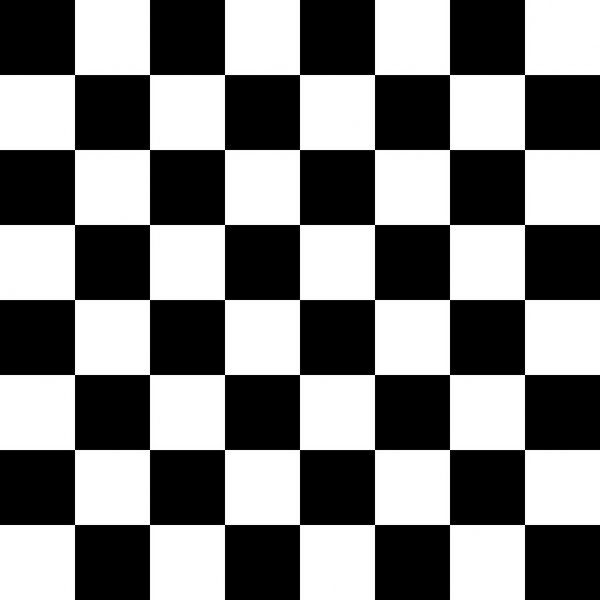
#> input picture images/chessboard.jpg, 600 x 600 px
$ python tutorial6.py
#> lines starting #> are read from the running program, lines starting #| are printed output that depends on the picture; after the words box and inside, x2 and y2 are one past the last pixel; in counts of white or black regions, pixels touching at a corner belong together
import numpy as np
import cv2 as cv

img = cv.imread('../images/chessboard.jpg')
#> img is the input picture: shape (600, 600, 3); min 0, max 255, mean 127.5
img = cv.resize(img, (0, 0), fx=0.75, fy=0.75)
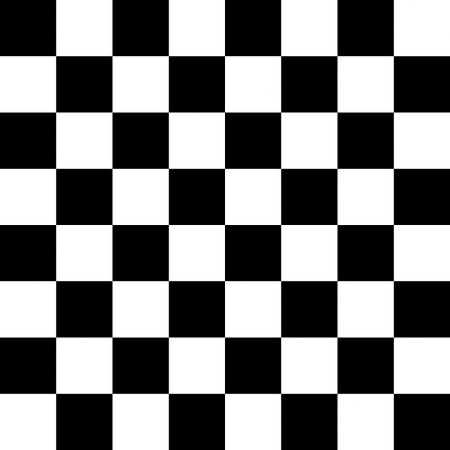
#> img: shape (450, 450, 3); min 0, max 255, mean 127.4
gray = cv.cvtColor(img, cv.COLOR_BGR2GRAY)

corners = cv.goodFeaturesToTrack(gray, 100, 0.01, 10)
#> corners = 49 rows, first 8: [225, 224], [280, 224], [225, 281], [224, 168], [56, 224], [169, 224], [393, 224], [225, 393]
corners = np.int0(corners)

for corner in corners:
	x, y = corner.ravel()
	cv.circle(img, (x, y), 5, (255, 0, 0), -1)
#> this loop made 49 passes
#> (x, y) on passes 1 to 12: (225, 224), (280, 224), (225, 281), (224, 168), (56, 224), (169, 224), (393, 224), (225, 393), (225, 55), (280, 394), (55, 394), (169, 394)
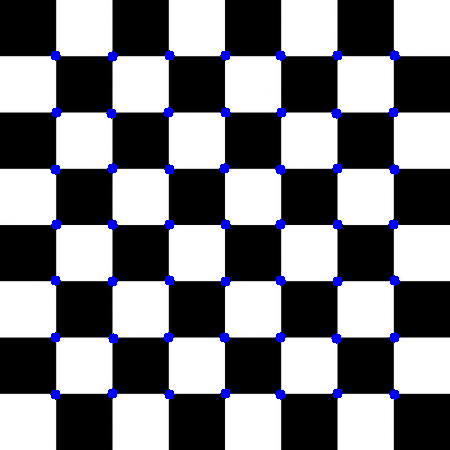
#> img: shape (450, 450, 3); 1.96% of pixels changed, all inside (x1, y1, x2, y2) = (50, 50, 400, 400)

for i in range(len(corners)):
	for j in range(i + 1, len(corners)):
		corner1 = tuple(corners[i][0])
		corner2 = tuple(corners[j][0])
		color = tuple(map(lambda x: int(x), np.random.randint(0, 255, size=3)))
		cv.line(img, corner1, corner2, color, 1)
#> this loop made 49 passes
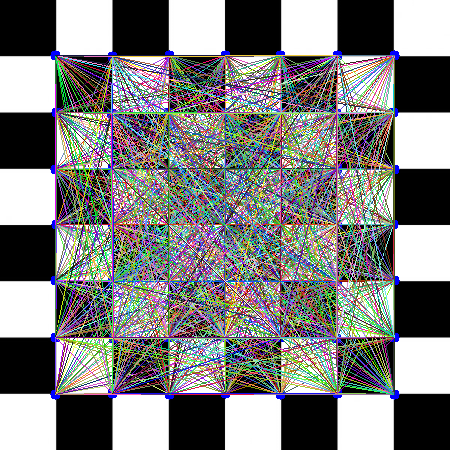
#> img: shape (450, 450, 3); mean B, G, R 126.1, 126.7, 126.7

cv.imshow('Frame', img)
cv.waitKey(0)
cv.destroyAllWindows()

$ run again, with images/1.jpg copied over images/chessboard.jpg
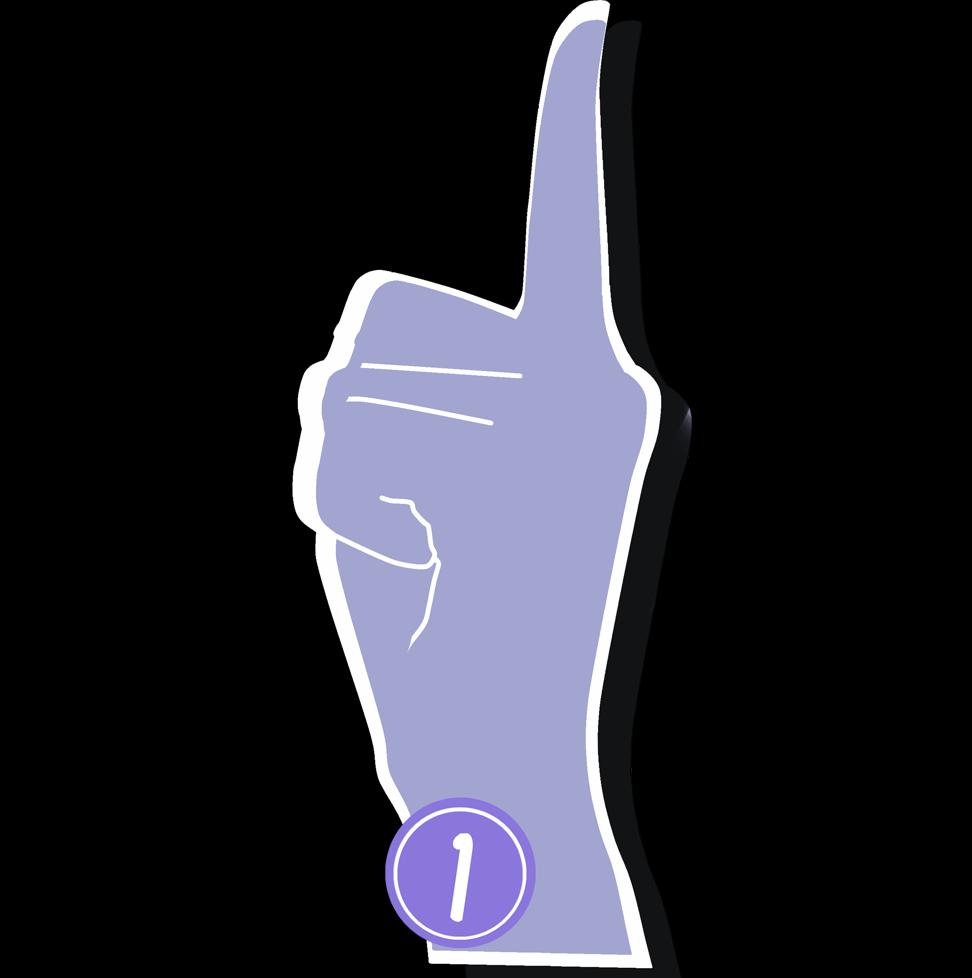
#> input picture images/1.jpg, 972 x 978 px
#> img is the input picture: shape (978, 972, 3); mean B, G, R 48.1, 38.9, 38.9
#> `gray = cv.cvtColor(img, cv.COLOR_BGR2GRAY)`:
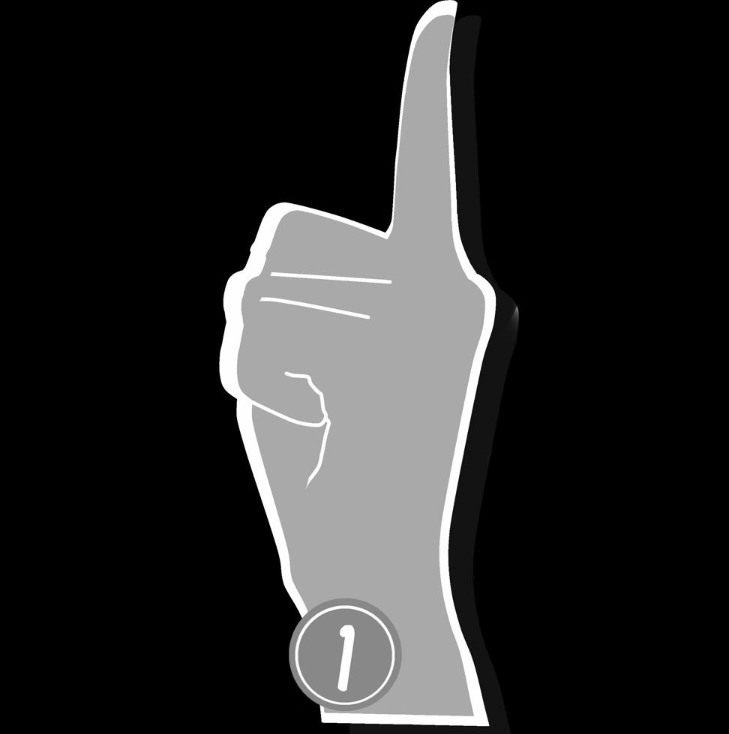
#> gray: shape (734, 729); min 0, max 255, mean 39.9
#> corners = 61 rows, first 8: [488, 725], [322, 721], [385, 231], [236, 399], [321, 706], [302, 616], [456, 2], [453, 16]
#> the loop `for corner in corners:` made 61 passes
#> the loop `for i in range(len(corners)):` made 61 passes
#> after the loop `for i in range(len(corners)):`:
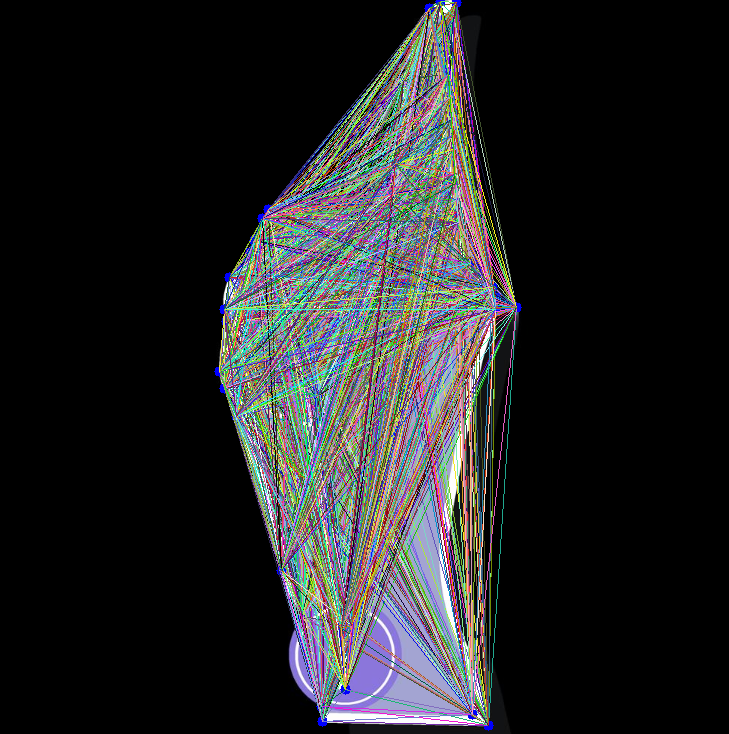
#> img: shape (734, 729, 3); mean B, G, R 37.4, 36.2, 35.6

$ run again, with images/2.jpg copied over images/chessboard.jpg
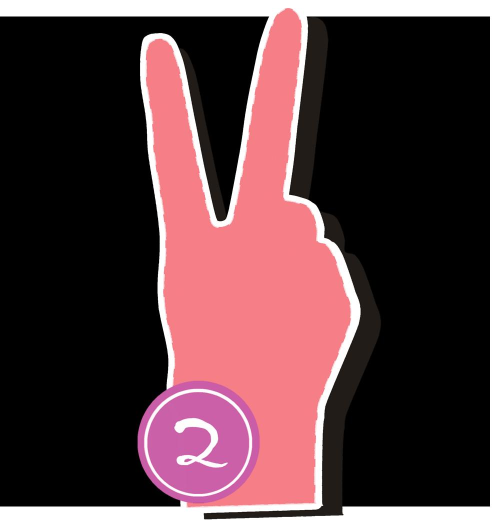
#> input picture images/2.jpg, 984 x 1045 px (shown at 1/2 size)
#> img is the input picture: shape (1045, 984, 3); mean B, G, R 61, 56.6, 85
#> `gray = cv.cvtColor(img, cv.COLOR_BGR2GRAY)`:
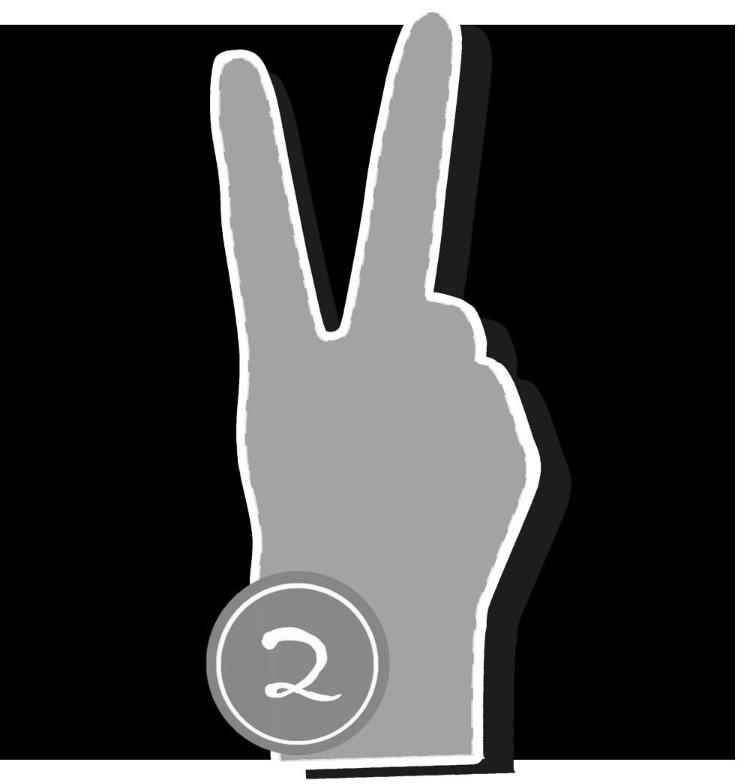
#> gray: shape (784, 738); min 0, max 255, mean 65.7
#> corners = 100 rows, first 8: [402, 25], [734, 25], [733, 758], [269, 758], [461, 25], [514, 760], [306, 770], [513, 771]
#> the loop `for corner in corners:` made 100 passes
#> the loop `for i in range(len(corners)):` made 100 passes
#> after the loop `for i in range(len(corners)):`:
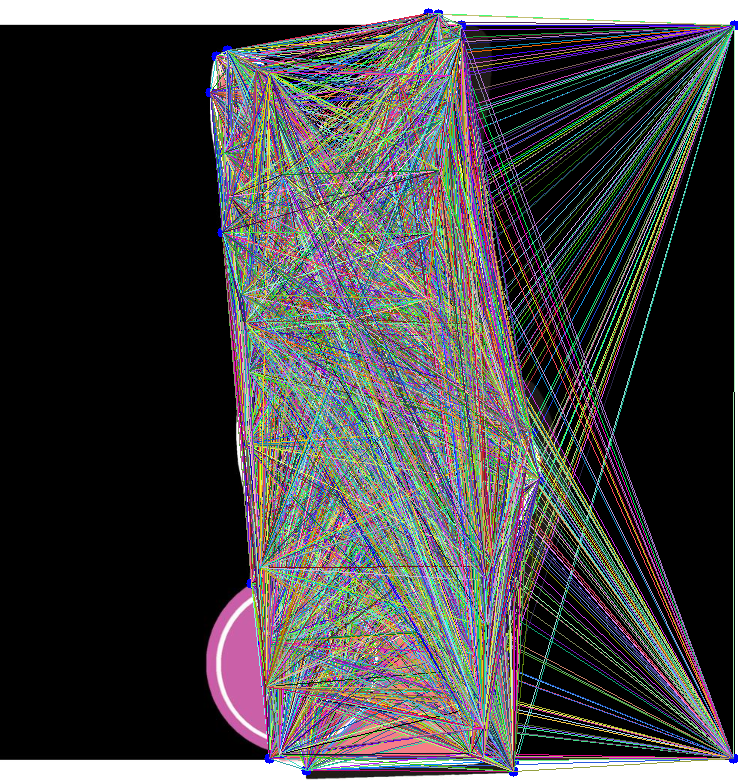
#> img: shape (784, 738, 3); mean B, G, R 71.6, 70.8, 71.4

$ run again, with images/3.jpg copied over images/chessboard.jpg
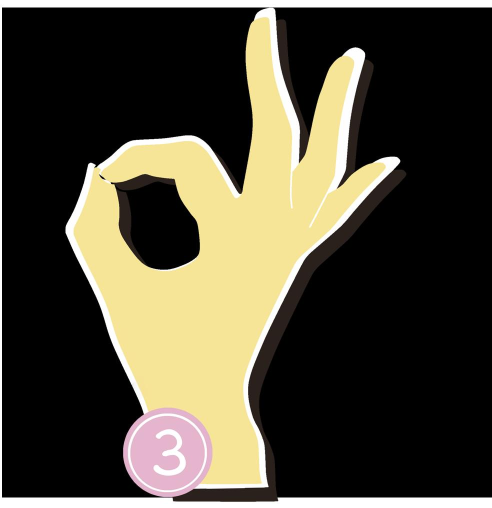
#> input picture images/3.jpg, 984 x 1015 px (shown at 1/2 size)
#> img is the input picture: shape (1015, 984, 3); mean B, G, R 56, 72, 76.9
#> `gray = cv.cvtColor(img, cv.COLOR_BGR2GRAY)`:
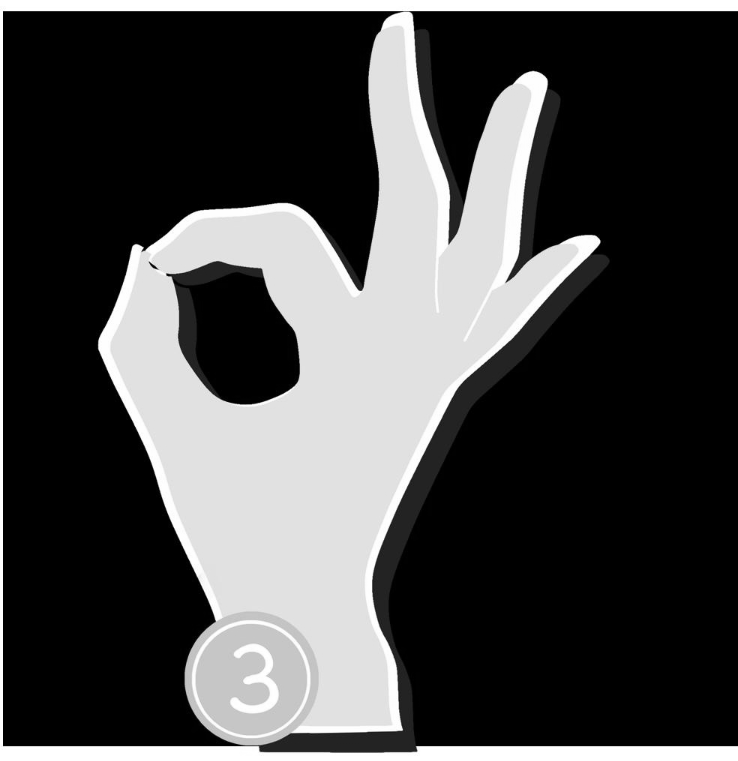
#> gray: shape (761, 738); min 0, max 255, mean 71.6
#> corners = 72 rows, first 8: [417, 747], [3, 745], [4, 12], [401, 729], [166, 274], [142, 247], [411, 12], [214, 621]
#> the loop `for corner in corners:` made 72 passes
#> the loop `for i in range(len(corners)):` made 72 passes
#> after the loop `for i in range(len(corners)):`:
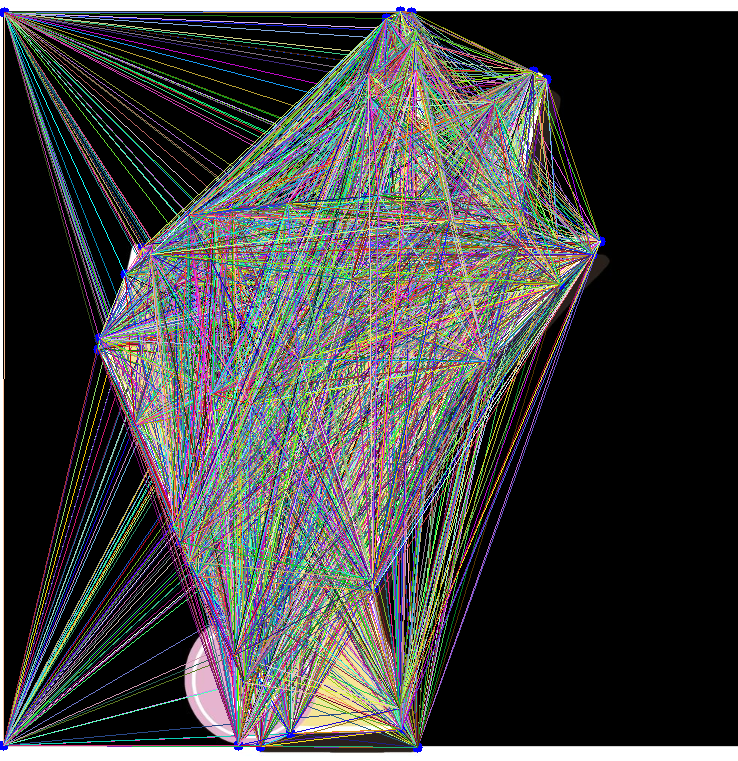
#> img: shape (761, 738, 3); mean B, G, R 67.6, 67.7, 67.7
